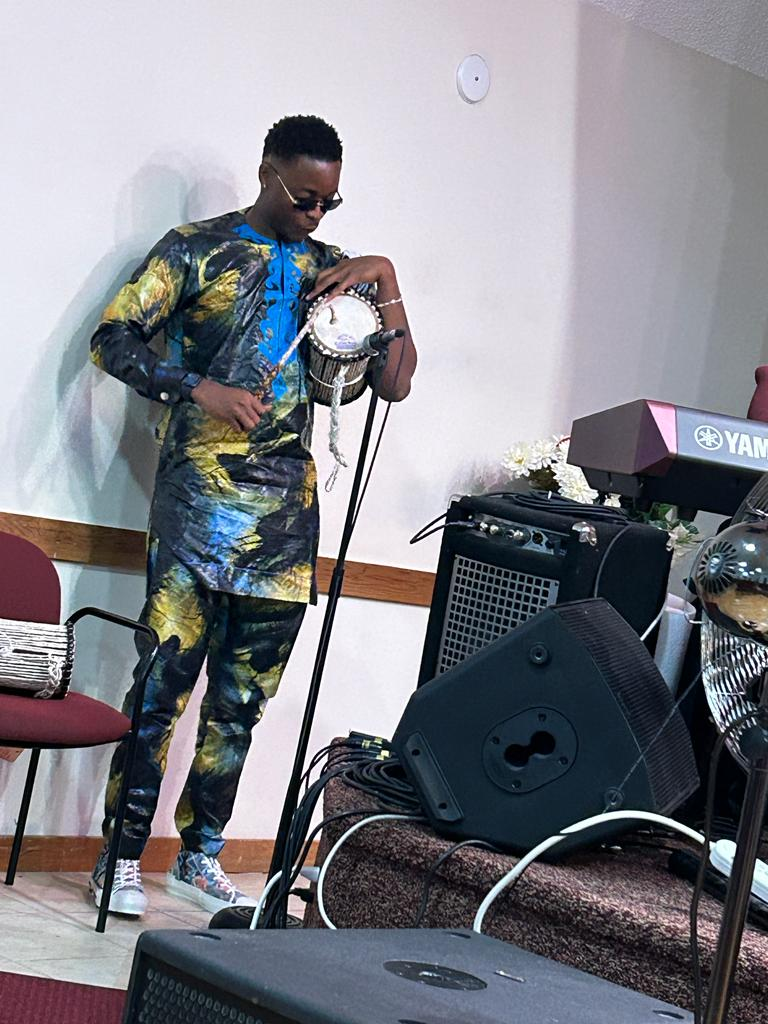
#> input picture WhatsApp Image 2023-10-04 at 21.18.08.jpg, 768 x 1024 px, found by its file name
$ python countour.py
#> lines starting #> are read from the running program, lines starting #| are printed output that depends on the picture; after the words box and inside, x2 and y2 are one past the last pixel; in counts of white or black regions, pixels touching at a corner belong together
import cv2
import numpy as np

img = cv2.imread('D:\computer vision\opencv\WhatsApp Image 2023-10-04 at 21.18.08.jpg')
#> img is the input picture: shape (1024, 768, 3); mean B, G, R 136.1, 128.7, 128
#cv2.imshow('tobi',img)
blank = np.zeros(img.shape,dtype='uint8')
gray = cv2.cvtColor(img,cv2.COLOR_BGR2GRAY)
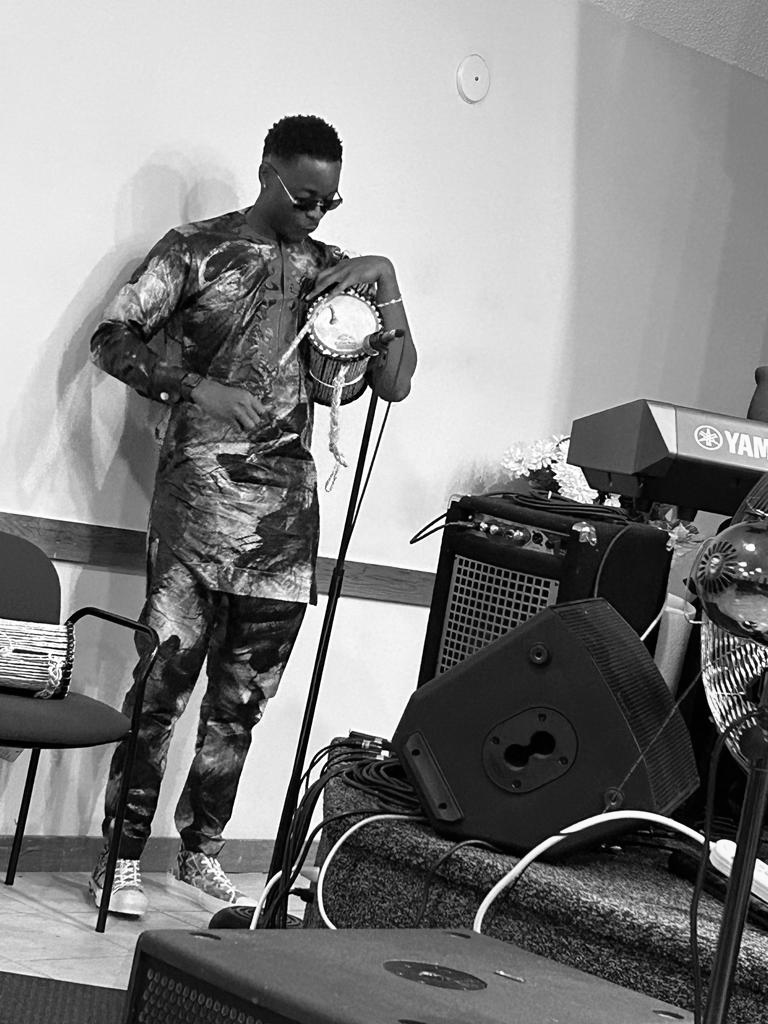
#> gray: shape (1024, 768); min 0, max 255, mean 129.4
# [7 lines of commented-out code are left out]

ret,thresh = cv2.threshold(gray,125,255,cv2.THRESH_BINARY)
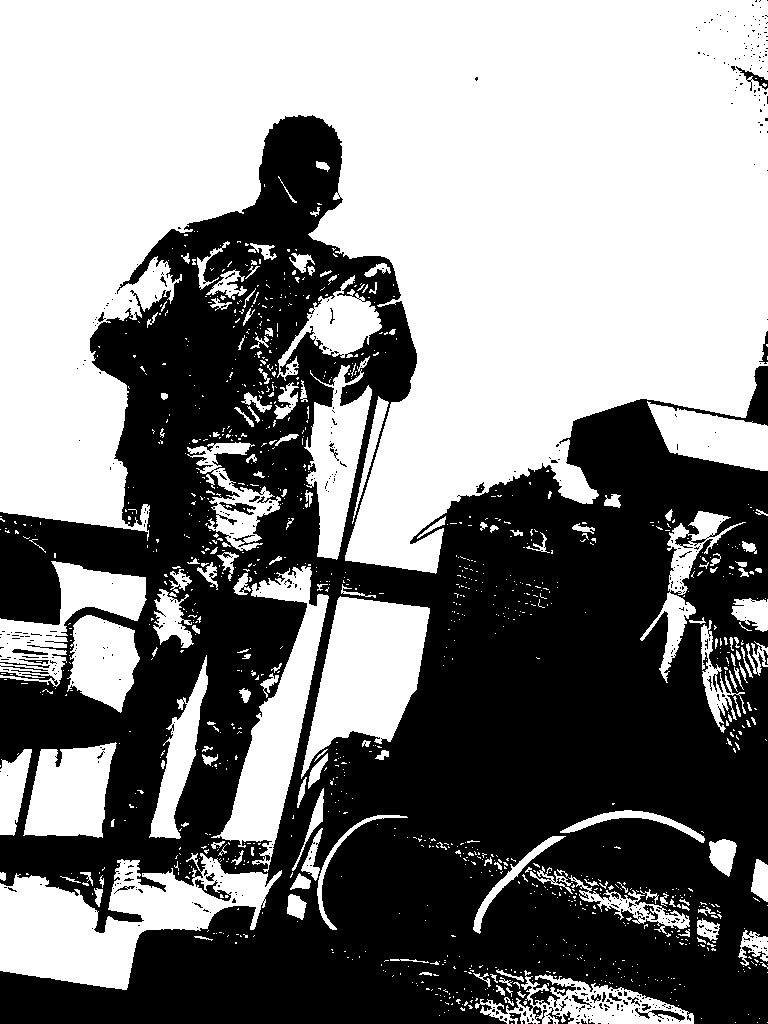
#> thresh: shape (1024, 768); 52.3% white; 512 black regions (478 under 20 px)
cv2.imshow('thresh',thresh)
contours,hierarchies = cv2.findContours(thresh,cv2.RETR_LIST,cv2.CHAIN_APPROX_SIMPLE)
#> contours = 1882 contours, 1705 with area under 20; largest, box (x1, y1, x2, y2) and area: (0, 0, 768, 574) 291290, (0, 853, 282, 990) 18212, (301, 596, 430, 779) 12826, (211, 566, 329, 872) 10773, (0, 561, 147, 687) 6740
print(f"{len(contours)} contous found!")
#| 1882 contous found!
cv2.drawContours(blank,contours,-1,(0,0,255),1)
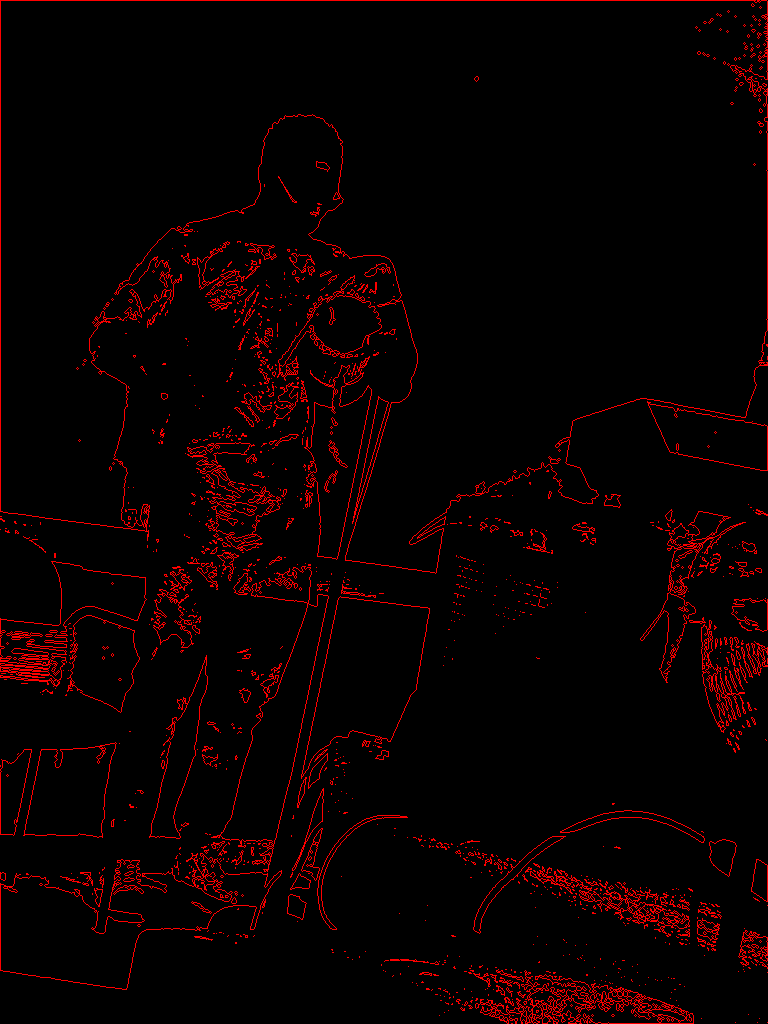
#> blank: shape (1024, 768, 3); mean of channels 0, 1, 2 0, 0, 10.3; drawn as B, G, R
cv2.imshow('drawcontour',blank)

cv2.waitKey(0)
